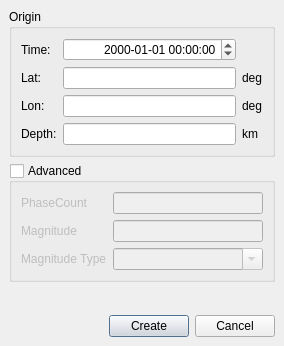
<?xml version="1.0" encoding="UTF-8"?>
<ui version="4.0">
 <class>OriginDialog</class>
 <widget class="QDialog" name="OriginDialog">
  <property name="geometry">
   <rect>
    <x>0</x>
    <y>0</y>
    <width>284</width>
    <height>346</height>
   </rect>
  </property>
  <property name="sizePolicy">
   <sizepolicy hsizetype="Preferred" vsizetype="Minimum">
    <horstretch>0</horstretch>
    <verstretch>0</verstretch>
   </sizepolicy>
  </property>
  <property name="windowTitle">
   <string>Artificial Origin</string>
  </property>
  <layout class="QVBoxLayout">
   <property name="spacing">
    <number>6</number>
   </property>
   <property name="margin">
    <number>9</number>
   </property>
   <item>
    <widget class="QGroupBox" name="groupBox">
     <property name="title">
      <string>Origin</string>
     </property>
     <layout class="QGridLayout">
      <property name="margin">
       <number>9</number>
      </property>
      <property name="spacing">
       <number>6</number>
      </property>
      <item row="3" column="0">
       <widget class="QLabel" name="depthLabel">
        <property name="text">
         <string>Depth:</string>
        </property>
       </widget>
      </item>
      <item row="2" column="0">
       <widget class="QLabel" name="lonLabel">
        <property name="toolTip">
         <string>Longitude</string>
        </property>
        <property name="text">
         <string>Lon:</string>
        </property>
       </widget>
      </item>
      <item row="1" column="0">
       <widget class="QLabel" name="latLabel">
        <property name="toolTip">
         <string>Latitude</string>
        </property>
        <property name="text">
         <string>Lat:</string>
        </property>
       </widget>
      </item>
      <item row="0" column="0">
       <widget class="QLabel" name="timeLabel">
        <property name="sizePolicy">
         <sizepolicy hsizetype="Maximum" vsizetype="Preferred">
          <horstretch>0</horstretch>
          <verstretch>0</verstretch>
         </sizepolicy>
        </property>
        <property name="text">
         <string>Time:</string>
        </property>
       </widget>
      </item>
      <item row="0" column="1">
       <widget class="QDateTimeEdit" name="dateTimeEdit">
        <property name="alignment">
         <set>Qt::AlignRight</set>
        </property>
        <property name="currentSection">
         <enum>QDateTimeEdit::YearSection</enum>
        </property>
        <property name="displayFormat">
         <string>yyyy-MM-dd hh:mm:ss</string>
        </property>
       </widget>
      </item>
      <item row="1" column="1">
       <widget class="QLineEdit" name="latLineEdit"/>
      </item>
      <item row="1" column="2">
       <widget class="QLabel" name="latUnitLabel">
        <property name="text">
         <string>deg</string>
        </property>
       </widget>
      </item>
      <item row="2" column="2">
       <widget class="QLabel" name="lonUnitLabel">
        <property name="text">
         <string>deg</string>
        </property>
       </widget>
      </item>
      <item row="3" column="2">
       <widget class="QLabel" name="depthUnitLabel">
        <property name="text">
         <string>km</string>
        </property>
       </widget>
      </item>
      <item row="2" column="1">
       <widget class="QLineEdit" name="lonLineEdit"/>
      </item>
      <item row="3" column="1">
       <widget class="QLineEdit" name="depthLineEdit"/>
      </item>
     </layout>
    </widget>
   </item>
   <item>
    <widget class="QGroupBox" name="advancedGroupBox">
     <property name="enabled">
      <bool>true</bool>
     </property>
     <property name="title">
      <string>Advanced</string>
     </property>
     <property name="checkable">
      <bool>true</bool>
     </property>
     <property name="checked">
      <bool>false</bool>
     </property>
     <layout class="QGridLayout">
      <property name="margin">
       <number>9</number>
      </property>
      <property name="spacing">
       <number>6</number>
      </property>
      <item row="2" column="0">
       <widget class="QLabel" name="magTypeLabel">
        <property name="sizePolicy">
         <sizepolicy hsizetype="Maximum" vsizetype="Preferred">
          <horstretch>0</horstretch>
          <verstretch>0</verstretch>
         </sizepolicy>
        </property>
        <property name="text">
         <string>Magnitude Type</string>
        </property>
       </widget>
      </item>
      <item row="1" column="0">
       <widget class="QLabel" name="magLabel">
        <property name="sizePolicy">
         <sizepolicy hsizetype="Maximum" vsizetype="Preferred">
          <horstretch>0</horstretch>
          <verstretch>0</verstretch>
         </sizepolicy>
        </property>
        <property name="text">
         <string>Magnitude</string>
        </property>
       </widget>
      </item>
      <item row="0" column="0">
       <widget class="QLabel" name="phaseCountLabel">
        <property name="sizePolicy">
         <sizepolicy hsizetype="Maximum" vsizetype="Preferred">
          <horstretch>0</horstretch>
          <verstretch>0</verstretch>
         </sizepolicy>
        </property>
        <property name="toolTip">
         <string/>
        </property>
        <property name="text">
         <string>PhaseCount</string>
        </property>
       </widget>
      </item>
      <item row="0" column="1">
       <widget class="QLineEdit" name="phaseCountLineEdit"/>
      </item>
      <item row="1" column="1">
       <widget class="QLineEdit" name="magLineEdit"/>
      </item>
      <item row="2" column="1">
       <widget class="QComboBox" name="magTypeComboBox">
        <property name="editable">
         <bool>true</bool>
        </property>
        <property name="maxVisibleItems">
         <number>30</number>
        </property>
       </widget>
      </item>
     </layout>
    </widget>
   </item>
   <item>
    <spacer>
     <property name="orientation">
      <enum>Qt::Vertical</enum>
     </property>
     <property name="sizeHint" stdset="0">
      <size>
       <width>20</width>
       <height>40</height>
      </size>
     </property>
    </spacer>
   </item>
   <item>
    <layout class="QHBoxLayout">
     <property name="spacing">
      <number>6</number>
     </property>
     <property name="margin">
      <number>0</number>
     </property>
     <item>
      <spacer>
       <property name="orientation">
        <enum>Qt::Horizontal</enum>
       </property>
       <property name="sizeHint" stdset="0">
        <size>
         <width>40</width>
         <height>20</height>
        </size>
       </property>
      </spacer>
     </item>
     <item>
      <widget class="QPushButton" name="sendButton">
       <property name="palette">
        <palette>
         <active>
          <colorrole role="WindowText">
           <brush brushstyle="SolidPattern">
            <color alpha="255">
             <red>0</red>
             <green>0</green>
             <blue>0</blue>
            </color>
           </brush>
          </colorrole>
          <colorrole role="Button">
           <brush brushstyle="SolidPattern">
            <color alpha="255">
             <red>221</red>
             <green>223</green>
             <blue>228</blue>
            </color>
           </brush>
          </colorrole>
          <colorrole role="Light">
           <brush brushstyle="SolidPattern">
            <color alpha="255">
             <red>255</red>
             <green>255</green>
             <blue>255</blue>
            </color>
           </brush>
          </colorrole>
          <colorrole role="Midlight">
           <brush brushstyle="SolidPattern">
            <color alpha="255">
             <red>255</red>
             <green>255</green>
             <blue>255</blue>
            </color>
           </brush>
          </colorrole>
          <colorrole role="Dark">
           <brush brushstyle="SolidPattern">
            <color alpha="255">
             <red>85</red>
             <green>85</green>
             <blue>85</blue>
            </color>
           </brush>
          </colorrole>
          <colorrole role="Mid">
           <brush brushstyle="SolidPattern">
            <color alpha="255">
             <red>199</red>
             <green>199</green>
             <blue>199</blue>
            </color>
           </brush>
          </colorrole>
          <colorrole role="Text">
           <brush brushstyle="SolidPattern">
            <color alpha="255">
             <red>0</red>
             <green>0</green>
             <blue>0</blue>
            </color>
           </brush>
          </colorrole>
          <colorrole role="BrightText">
           <brush brushstyle="SolidPattern">
            <color alpha="255">
             <red>255</red>
             <green>255</green>
             <blue>255</blue>
            </color>
           </brush>
          </colorrole>
          <colorrole role="ButtonText">
           <brush brushstyle="SolidPattern">
            <color alpha="255">
             <red>0</red>
             <green>0</green>
             <blue>0</blue>
            </color>
           </brush>
          </colorrole>
          <colorrole role="Base">
           <brush brushstyle="SolidPattern">
            <color alpha="255">
             <red>255</red>
             <green>255</green>
             <blue>255</blue>
            </color>
           </brush>
          </colorrole>
          <colorrole role="Window">
           <brush brushstyle="SolidPattern">
            <color alpha="255">
             <red>239</red>
             <green>239</green>
             <blue>239</blue>
            </color>
           </brush>
          </colorrole>
          <colorrole role="Shadow">
           <brush brushstyle="SolidPattern">
            <color alpha="255">
             <red>0</red>
             <green>0</green>
             <blue>0</blue>
            </color>
           </brush>
          </colorrole>
          <colorrole role="Highlight">
           <brush brushstyle="SolidPattern">
            <color alpha="255">
             <red>103</red>
             <green>141</green>
             <blue>178</blue>
            </color>
           </brush>
          </colorrole>
          <colorrole role="HighlightedText">
           <brush brushstyle="SolidPattern">
            <color alpha="255">
             <red>255</red>
             <green>255</green>
             <blue>255</blue>
            </color>
           </brush>
          </colorrole>
          <colorrole role="Link">
           <brush brushstyle="SolidPattern">
            <color alpha="255">
             <red>0</red>
             <green>0</green>
             <blue>238</blue>
            </color>
           </brush>
          </colorrole>
          <colorrole role="LinkVisited">
           <brush brushstyle="SolidPattern">
            <color alpha="255">
             <red>82</red>
             <green>24</green>
             <blue>139</blue>
            </color>
           </brush>
          </colorrole>
          <colorrole role="AlternateBase">
           <brush brushstyle="SolidPattern">
            <color alpha="255">
             <red>232</red>
             <green>232</green>
             <blue>232</blue>
            </color>
           </brush>
          </colorrole>
         </active>
         <inactive>
          <colorrole role="WindowText">
           <brush brushstyle="SolidPattern">
            <color alpha="255">
             <red>0</red>
             <green>0</green>
             <blue>0</blue>
            </color>
           </brush>
          </colorrole>
          <colorrole role="Button">
           <brush brushstyle="SolidPattern">
            <color alpha="255">
             <red>221</red>
             <green>223</green>
             <blue>228</blue>
            </color>
           </brush>
          </colorrole>
          <colorrole role="Light">
           <brush brushstyle="SolidPattern">
            <color alpha="255">
             <red>255</red>
             <green>255</green>
             <blue>255</blue>
            </color>
           </brush>
          </colorrole>
          <colorrole role="Midlight">
           <brush brushstyle="SolidPattern">
            <color alpha="255">
             <red>255</red>
             <green>255</green>
             <blue>255</blue>
            </color>
           </brush>
          </colorrole>
          <colorrole role="Dark">
           <brush brushstyle="SolidPattern">
            <color alpha="255">
             <red>85</red>
             <green>85</green>
             <blue>85</blue>
            </color>
           </brush>
          </colorrole>
          <colorrole role="Mid">
           <brush brushstyle="SolidPattern">
            <color alpha="255">
             <red>199</red>
             <green>199</green>
             <blue>199</blue>
            </color>
           </brush>
          </colorrole>
          <colorrole role="Text">
           <brush brushstyle="SolidPattern">
            <color alpha="255">
             <red>0</red>
             <green>0</green>
             <blue>0</blue>
            </color>
           </brush>
          </colorrole>
          <colorrole role="BrightText">
           <brush brushstyle="SolidPattern">
            <color alpha="255">
             <red>255</red>
             <green>255</green>
             <blue>255</blue>
            </color>
           </brush>
          </colorrole>
          <colorrole role="ButtonText">
           <brush brushstyle="SolidPattern">
            <color alpha="255">
             <red>0</red>
             <green>0</green>
             <blue>0</blue>
            </color>
           </brush>
          </colorrole>
          <colorrole role="Base">
           <brush brushstyle="SolidPattern">
            <color alpha="255">
             <red>255</red>
             <green>255</green>
             <blue>255</blue>
            </color>
           </brush>
          </colorrole>
          <colorrole role="Window">
           <brush brushstyle="SolidPattern">
            <color alpha="255">
             <red>239</red>
             <green>239</green>
             <blue>239</blue>
            </color>
           </brush>
          </colorrole>
          <colorrole role="Shadow">
           <brush brushstyle="SolidPattern">
            <color alpha="255">
             <red>0</red>
             <green>0</green>
             <blue>0</blue>
            </color>
           </brush>
          </colorrole>
          <colorrole role="Highlight">
           <brush brushstyle="SolidPattern">
            <color alpha="255">
             <red>103</red>
             <green>141</green>
             <blue>178</blue>
            </color>
           </brush>
          </colorrole>
          <colorrole role="HighlightedText">
           <brush brushstyle="SolidPattern">
            <color alpha="255">
             <red>255</red>
             <green>255</green>
             <blue>255</blue>
            </color>
           </brush>
          </colorrole>
          <colorrole role="Link">
           <brush brushstyle="SolidPattern">
            <color alpha="255">
             <red>0</red>
             <green>0</green>
             <blue>238</blue>
            </color>
           </brush>
          </colorrole>
          <colorrole role="LinkVisited">
           <brush brushstyle="SolidPattern">
            <color alpha="255">
             <red>82</red>
             <green>24</green>
             <blue>139</blue>
            </color>
           </brush>
          </colorrole>
          <colorrole role="AlternateBase">
           <brush brushstyle="SolidPattern">
            <color alpha="255">
             <red>232</red>
             <green>232</green>
             <blue>232</blue>
            </color>
           </brush>
          </colorrole>
         </inactive>
         <disabled>
          <colorrole role="WindowText">
           <brush brushstyle="SolidPattern">
            <color alpha="255">
             <red>128</red>
             <green>128</green>
             <blue>128</blue>
            </color>
           </brush>
          </colorrole>
          <colorrole role="Button">
           <brush brushstyle="SolidPattern">
            <color alpha="255">
             <red>221</red>
             <green>223</green>
             <blue>228</blue>
            </color>
           </brush>
          </colorrole>
          <colorrole role="Light">
           <brush brushstyle="SolidPattern">
            <color alpha="255">
             <red>255</red>
             <green>255</green>
             <blue>255</blue>
            </color>
           </brush>
          </colorrole>
          <colorrole role="Midlight">
           <brush brushstyle="SolidPattern">
            <color alpha="255">
             <red>255</red>
             <green>255</green>
             <blue>255</blue>
            </color>
           </brush>
          </colorrole>
          <colorrole role="Dark">
           <brush brushstyle="SolidPattern">
            <color alpha="255">
             <red>85</red>
             <green>85</green>
             <blue>85</blue>
            </color>
           </brush>
          </colorrole>
          <colorrole role="Mid">
           <brush brushstyle="SolidPattern">
            <color alpha="255">
             <red>199</red>
             <green>199</green>
             <blue>199</blue>
            </color>
           </brush>
          </colorrole>
          <colorrole role="Text">
           <brush brushstyle="SolidPattern">
            <color alpha="255">
             <red>199</red>
             <green>199</green>
             <blue>199</blue>
            </color>
           </brush>
          </colorrole>
          <colorrole role="BrightText">
           <brush brushstyle="SolidPattern">
            <color alpha="255">
             <red>255</red>
             <green>255</green>
             <blue>255</blue>
            </color>
           </brush>
          </colorrole>
          <colorrole role="ButtonText">
           <brush brushstyle="SolidPattern">
            <color alpha="255">
             <red>128</red>
             <green>128</green>
             <blue>128</blue>
            </color>
           </brush>
          </colorrole>
          <colorrole role="Base">
           <brush brushstyle="SolidPattern">
            <color alpha="255">
             <red>239</red>
             <green>239</green>
             <blue>239</blue>
            </color>
           </brush>
          </colorrole>
          <colorrole role="Window">
           <brush brushstyle="SolidPattern">
            <color alpha="255">
             <red>239</red>
             <green>239</green>
             <blue>239</blue>
            </color>
           </brush>
          </colorrole>
          <colorrole role="Shadow">
           <brush brushstyle="SolidPattern">
            <color alpha="255">
             <red>0</red>
             <green>0</green>
             <blue>0</blue>
            </color>
           </brush>
          </colorrole>
          <colorrole role="Highlight">
           <brush brushstyle="SolidPattern">
            <color alpha="255">
             <red>86</red>
             <green>117</green>
             <blue>148</blue>
            </color>
           </brush>
          </colorrole>
          <colorrole role="HighlightedText">
           <brush brushstyle="SolidPattern">
            <color alpha="255">
             <red>255</red>
             <green>255</green>
             <blue>255</blue>
            </color>
           </brush>
          </colorrole>
          <colorrole role="Link">
           <brush brushstyle="SolidPattern">
            <color alpha="255">
             <red>0</red>
             <green>0</green>
             <blue>238</blue>
            </color>
           </brush>
          </colorrole>
          <colorrole role="LinkVisited">
           <brush brushstyle="SolidPattern">
            <color alpha="255">
             <red>82</red>
             <green>24</green>
             <blue>139</blue>
            </color>
           </brush>
          </colorrole>
          <colorrole role="AlternateBase">
           <brush brushstyle="SolidPattern">
            <color alpha="255">
             <red>232</red>
             <green>232</green>
             <blue>232</blue>
            </color>
           </brush>
          </colorrole>
         </disabled>
        </palette>
       </property>
       <property name="text">
        <string>Create</string>
       </property>
      </widget>
     </item>
     <item>
      <widget class="QPushButton" name="cancelButton">
       <property name="text">
        <string>Cancel</string>
       </property>
      </widget>
     </item>
    </layout>
   </item>
  </layout>
 </widget>
 <tabstops>
  <tabstop>dateTimeEdit</tabstop>
  <tabstop>latLineEdit</tabstop>
  <tabstop>lonLineEdit</tabstop>
  <tabstop>depthLineEdit</tabstop>
  <tabstop>advancedGroupBox</tabstop>
  <tabstop>phaseCountLineEdit</tabstop>
  <tabstop>magLineEdit</tabstop>
  <tabstop>magTypeComboBox</tabstop>
  <tabstop>sendButton</tabstop>
  <tabstop>cancelButton</tabstop>
 </tabstops>
 <resources/>
 <connections>
  <connection>
   <sender>sendButton</sender>
   <signal>clicked()</signal>
   <receiver>OriginDialog</receiver>
   <slot>accept()</slot>
   <hints>
    <hint type="sourcelabel">
     <x>278</x>
     <y>253</y>
    </hint>
    <hint type="destinationlabel">
     <x>96</x>
     <y>254</y>
    </hint>
   </hints>
  </connection>
  <connection>
   <sender>cancelButton</sender>
   <signal>clicked()</signal>
   <receiver>OriginDialog</receiver>
   <slot>reject()</slot>
   <hints>
    <hint type="sourcelabel">
     <x>369</x>
     <y>253</y>
    </hint>
    <hint type="destinationlabel">
     <x>179</x>
     <y>282</y>
    </hint>
   </hints>
  </connection>
 </connections>
</ui>
